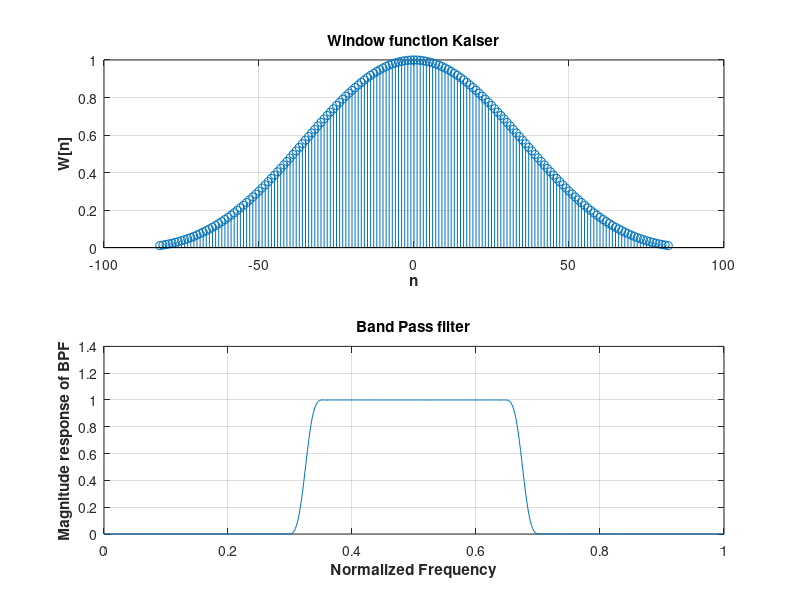

MATLAB code for this plot:
clc;
clear all;
close all;
%Parameters
wp1 = 0.30*pi;
ws1 = 0.35*pi;
wp2 = 0.65*pi;
ws2 = 0.70*pi;
tr_width = min((ws1 - wp1),(ws2-wp2));
wc1 = (wp1+ws1)/2;
wc2 = (wp2+ws2)/2;
delta = 0.00047;
%Window Function
A = -20*log10(delta);
if A>50
  bet = 0.1102*(A-8.7)
  ;
elseif A>=21 && A<=51
    bet = 0.5842*(A-21).^0.4 + 0.07886*(A-21);
else
    bet = 0;
end
M = ceil((A-8)/(2.285*tr_width)) + 1
w_n = kaiser(M,bet);

%Band Pass Filter Coefficients 
n = -(M-1)/2 : (M-1)/2;
fc1 = wc1/(2*pi);
fc2 = wc2/(2*pi);
hd = 2*fc2*(sinc(2*fc2*n))-2*fc1*(sinc(2*fc1*n));
%Multiplication in Time Domain
h = hd.*w_n';
%Frequency Response
[HW,WW] = freqz(h,1);
%Plots
subplot(2,1,1);
stem(n,w_n);
title('Window function Kaiser');
xlabel('\bfn');
ylabel('\bfW[n]');
grid on;

subplot(2,1,2);

plot(WW./pi,abs(HW));
title('Band Pass filter');
xlabel('\bfNormalized Frequency');
ylabel('\bfMagnitude response of BPF');
grid on;